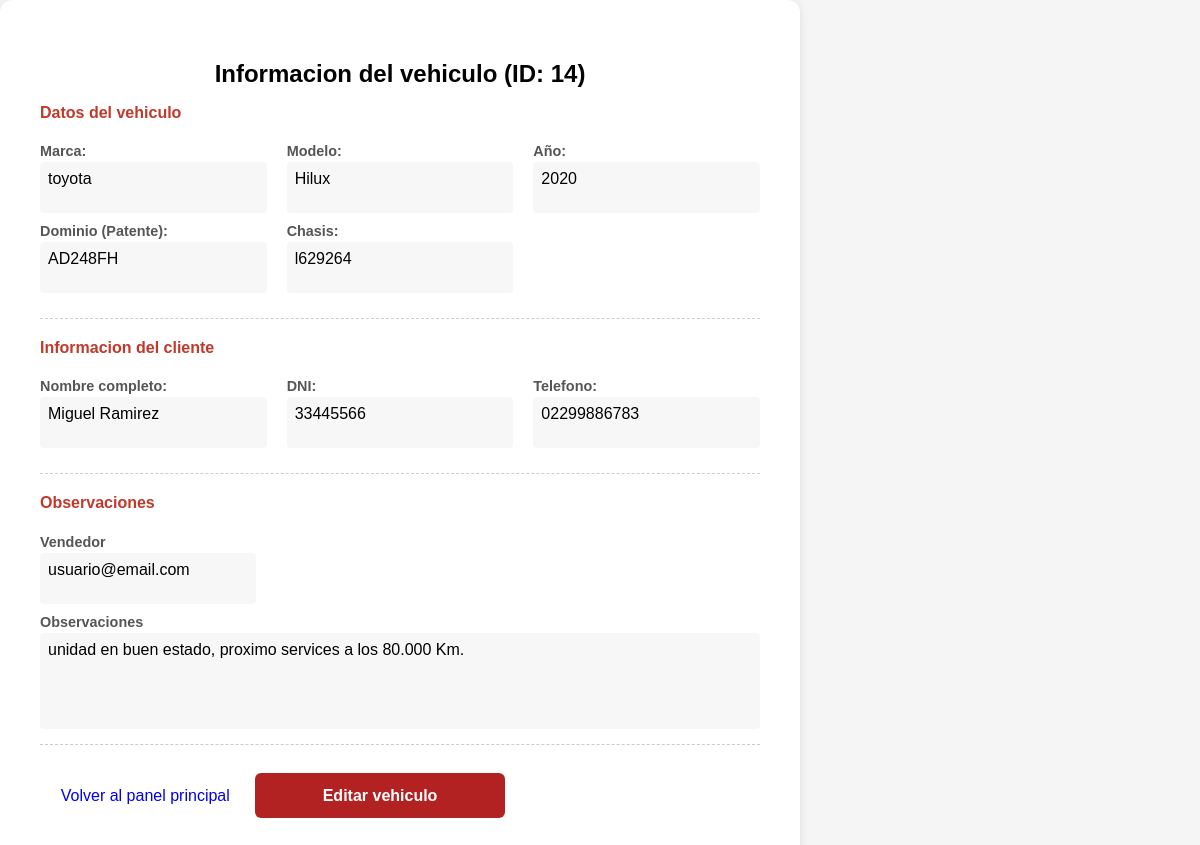
The app's page /vehiculos/ver_info.php?id=14 (signed in) with its own data.
### tables this page shows
CREATE TABLE `vehiculos` (
  `id` int(11) NOT NULL,
  `marca` varchar(20) NOT NULL,
  `modelo` varchar(100) NOT NULL,
  `dominio` varchar(20) DEFAULT NULL,
  `anio` year(4) NOT NULL,
  `chasis` varchar(50) NOT NULL,
  `descripcion` text DEFAULT NULL,
  `cliente_id` int(11) DEFAULT NULL,
  `vendedor_id` int(11) NOT NULL
);

CREATE TABLE `clientes` (
  `id` int(11) NOT NULL,
  `dni` varchar(20) NOT NULL,
  `nombre` varchar(100) NOT NULL,
  `apellido` varchar(100) NOT NULL,
  `tel` varchar(30) DEFAULT NULL
);

CREATE TABLE `usuarios` (
  `id` int(11) NOT NULL,
  `usuario` varchar(50) DEFAULT NULL,
  `password` varchar(255) NOT NULL,
  `rol` tinyint(1) NOT NULL DEFAULT 2,
  `estado` tinyint(1) NOT NULL DEFAULT 1
);

### vehiculos/ver_info.php (the view, shortened to what this page needs)
<?php
require __DIR__ . '/../includes/db.php';
$id_vehiculo = $_GET['id'] ?? null;
$motor_busqueda = "
    SELECT
        v.marca, v.modelo, v.anio, v.dominio, v.chasis, v.descripcion,
        u.usuario AS vendedor,
        c.nombre AS cliente_nombre,
        c.apellido AS cliente_apellido,
        c.dni AS cliente_dni,
        c.tel AS cliente_tel
    FROM vehiculos v
    JOIN usuarios u ON v.vendedor_id = u.id
    JOIN clientes c ON v.cliente_id = c.id
    WHERE v.id = ?
";
$stmt = $conn->prepare($motor_busqueda);
$stmt->execute([$id_vehiculo]);
$info_vehiculo = $stmt->fetch(PDO::FETCH_ASSOC);
?>
<!DOCTYPE html>
<html lang="es">
<head>
    <link rel="stylesheet" href="../css/style.css">
</head>
<body>
    <div class="container">
        <div class="card">
            <h2>Informacion del vehiculo (ID: <?= $id_vehiculo ?>)</h2>
            <div class="info-group">
                <h4>Datos del vehiculo</h4>
                <div class="info-row">
                    <div class="info-item">
                        <span class="info-label">Marca:</span>
                        <span class="info-value"><?= htmlspecialchars($info_vehiculo['marca']) ?></span>
                    </div>
                    <div class="info-item">
                        <span class="info-label">Modelo:</span>
                        <span class="info-value"><?= htmlspecialchars($info_vehiculo['modelo']) ?></span>
                    </div>
                    <div class="info-item">
                        <span class="info-label">Año:</span>
                        <span class="info-value"><?= htmlspecialchars($info_vehiculo['anio']) ?></span>
                    </div>
                </div>
                <div class="info-row">
                    <div class="info-item">
                        <span class="info-label">Dominio (Patente):</span>
                        <span class="info-value"><?= htmlspecialchars($info_vehiculo['dominio']) ?></span>
                    </div>
                    <div class="info-item">
                        <span class="info-label">Chasis:</span>
                        <span class="info-value"><?= htmlspecialchars($info_vehiculo['chasis']) ?></span>
                    </div>
                </div>
            </div>
            <div class="info-group">
                <h4>Informacion del cliente</h4>
                    <div class="info-row">
                        <div class="info-item">
                            <span class="info-label">Nombre completo:</span>
                            <span class="info-value"><?= htmlspecialchars($info_vehiculo['cliente_nombre'] . ' ' . $info_vehiculo['cliente_apellido']) ?></span>
                        </div>
                        <div class="info-item">
                            <span class="info-label">DNI:</span>
                            <span class="info-value"><?= htmlspecialchars($info_vehiculo['cliente_dni'] ) ?></span>
                        </div>
                        <div class="info-item">
                            <span class="info-label">Telefono:</span>
                            <span class="info-value"><?= htmlspecialchars($info_vehiculo['cliente_tel'] ?? 'no registrado') ?></span>
                        </div>
                     </div>
    </div>
            <div class="info-group">
                <h4>Observaciones</h4>
                <div class="info-row">
                    <div class="info-item" style="flex: 0 0 30%;"> <span class="info-label">Vendedor</span>
                        <span class="info-value"><?= htmlspecialchars($info_vehiculo['vendedor']) ?></span>
                    </div>
                </div>
                <span class="info-label">Observaciones</span>
                <div class="info-value" style="min-height: 80px;"><?= htmlspecialchars($info_vehiculo['descripcion']) ?></div>
            </div>
            <a href="../index.php" class="btn secondary">Volver al panel principal</a>
            <a href="editar_vehiculo.php?id=<?= $id_vehiculo ?>" class="btn primary">Editar vehiculo</a>
        </div>
    </div>
</body>
</html>

### css/style.css (style rules this page uses)
body { font-family: Arial, sans-serif; background-color: #f5f5f5; margin: 0; padding: 0; }
.container { display: flex; justify-content: center; align-items: center; min-height: 100vh; }
.card { background: #fff; padding: 2rem; border-radius: 12px; box-shadow: 0 2px 10px rgba(0,0,0,0.1); max-width: 900px; width: 100%; }
h2, h3 { color: #000000; margin-bottom: 1rem; text-align: center; }
.btn { border-radius: 8px; text-decoration: none; text-align: center; cursor: pointer; padding: 0.5rem 1rem; margin: 0.3rem; display: inline-block; }
.btn.primary { background: #b22222; color: #fff; display: inline-block; width: 100%; max-width: 250px; margin: 0.5rem auto; text-align: center; height: 45px; line-height: 45px; padding: 0; border-radius: 6px; font-size: 1rem; font-weight: bold; border: #000; cursor: pointer; }
.btn.primary { background: #b22222; color: #fff; display: inline-block; min-width: 160px; margin: 0.5rem auto; }

### vehiculos/ver_info.php (style rules this page uses)
.container { max-width: 800px; }
.card { padding: 40px; }
.info-group { margin-bottom: 20px; border-bottom: 1px dashed #ccc; padding-bottom: 15px; }
.info-group h4 { color: #c0392b; margin-top: 0; }
.info-row { display: flex; gap: 20px; margin-bottom: 10px; flex-wrap: wrap; }
.info-item { flex: 1; min-width: 150px; }
.info-label { font-weight: bold; color: #555; display: block; margin-bottom: 3px; font-size: 0.9em; }
.info-value { background-color: #f7f7f7; padding: 8px; border-radius: 4px; white-space: pre-wrap; word-wrap: break-word; display: block; min-height: 35px; }

### records on screen
vehiculos: marca "toyota", modelo "Hilux", anio "2020", dominio "AD248FH", chasis "l629264", cliente.apellido "Miguel Ramirez", cliente.dni "33445566", cliente.tel "02299886783", vendedor.usuario "usuario@email.com", descripcion "unidad en buen estado, proximo services a los 80.000 Km."

### other values on screen
$id_vehiculo "14"
